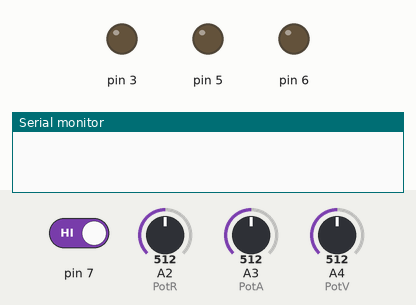
Recording of a sketch running on a simulated Arduino Uno, built with avr-gcc and run on an emulated ATmega328P. Shown: output pins drawn as LEDs (lit = HIGH), the last lines printed to the serial monitor. The test bench sets the inputs (shaded band); at power-on: pin 7 HIGH, A2 (PotR) = 512, A3 (PotA) = 512, A4 (PotV) = 512.

Above: at 1.2 s.
1.3 s: pin 7 driven LOW
At 12.3 s:
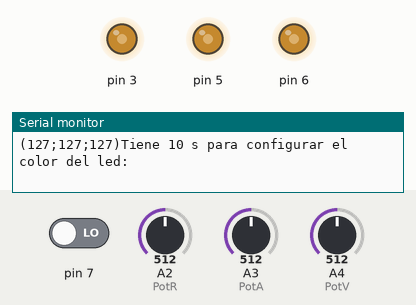
Timing chart, 0 to 32.9 s (numbered marks = the images above; inputs shaded):
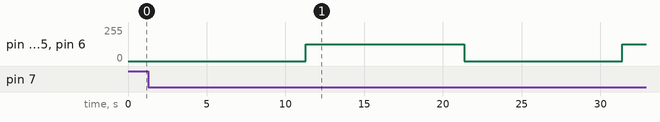

The sketch:

trabajo_practico_31.ino
```cpp
#define PotR A2
#define PotA A3
#define PotV A4
int estado = 0;
void setup()
{
  pinMode( 7 , INPUT);
  pinMode( 3, OUTPUT);
  pinMode( 5, OUTPUT);
  pinMode( 6, OUTPUT);
  pinMode( PotR , INPUT);
  pinMode( PotA , INPUT);
  pinMode( PotV , INPUT);
  Serial.begin(9600);
}

void loop()
{
   int valor_potenciometroR = analogRead ( PotR );
 	int valorPNR = map( valor_potenciometroR , 0 , 1023 , 0 , 255 );

    int valor_potenciometroA = analogRead ( PotA );
 	int valorPNA = map( valor_potenciometroA , 0 , 1023 , 0 , 255 );

    int valor_potenciometroV = analogRead ( PotV );
 	int valorPNV = map( valor_potenciometroV , 0 , 1023 , 0 , 255 );

  if ( !digitalRead ( 7 ) == HIGH )
  {
    Serial.println("Tiene 10 s para configurar el color del led:");
    estado = estado+1 ;
    delay( 10000 ) ;
    Serial.println("El led esta usando esta configuracion de colores RGB:"); Serial.print("("); Serial.print(valorPNR); Serial.print(";"); Serial.print(valorPNA); Serial.print(";"); Serial.print(valorPNV); Serial.print(")");
  }
  if( estado ==1 )
  {
    analogWrite( 3, valorPNR);
    analogWrite( 5, valorPNA);
    analogWrite( 6, valorPNV);

  }else if(estado == 2)
  {
    analogWrite( 3, 0);
    analogWrite( 5, 0);
    analogWrite( 6, 0);
    estado = 0;
  }

}
```

Measured:
- after the input at 1.3 s, pin 3, pin 5, pin 6: 0/255 → 127/255 after 10.0 s, → 0/255 10.1 s later, → 127/255 10.1 s later
